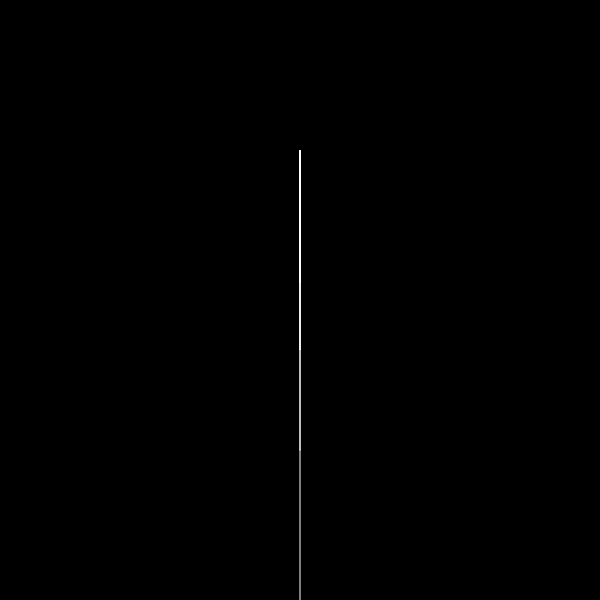
Frame 1 (no input)
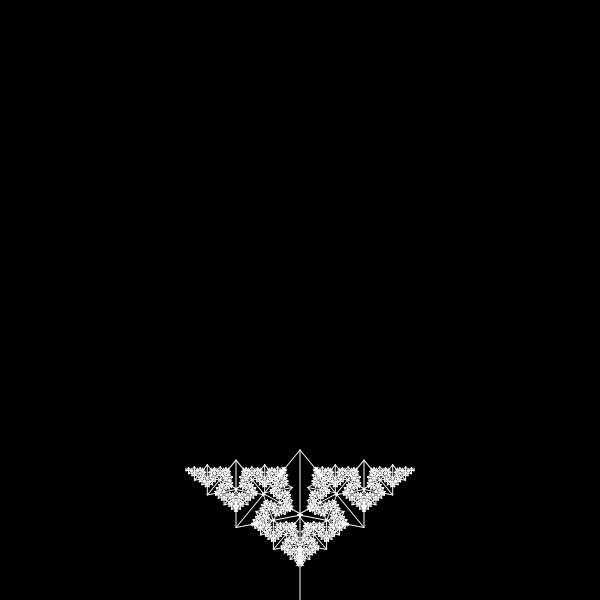
Frame 60 (no input)
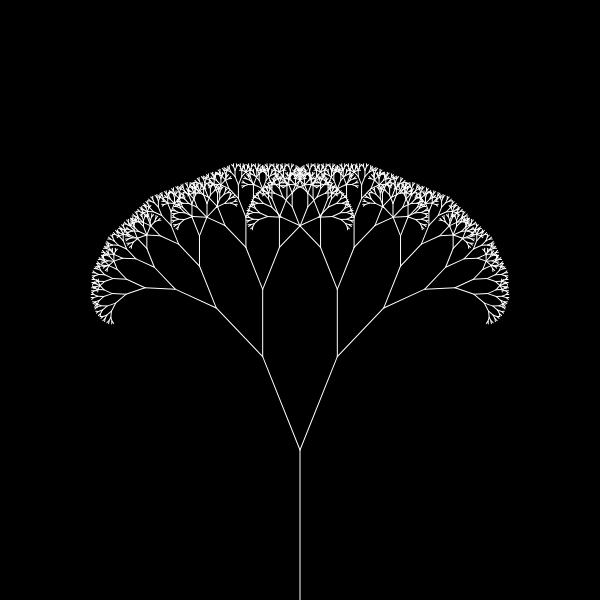
Frame 120 (the mouse pressed at the canvas centre since frame 60)

The p5.js sketch that drew these frames (run headless with seeded random() and noise() and a simulated clock; from frame 60 on, the mouse is pressed at the canvas centre):

// p5.js sketch
// ── sketch.js
//Fractal tree
//using p5.js and p5.dom.min.js
//learned from
//Daniel Shiffman
//https://youtu.be/0jjeOYMjmDU

var slider;
var angle = 0;

function setup() {
  //canvas
  createCanvas(600, 600);
  background(0);
  //HTML slider
  slider = createSlider(0, TWO_PI, PI / 4, 0.01);
  // put setup code here
}

function draw() {
  background(0);
  //translate moves 0,0 to a place you specify
  //in this case it is width / 2, height.
  //before 0,0 were the top left corner
  translate(width / 2, height);
  stroke(255);
  strokeWeight(1);
  //branches is the funcion the draws
  //the branches and keeps calling it self
  //this is called recursion
  branch(150);

  //sets angle to the value given by the slider
  // angle = slider.value();
  angle ++;
}

//recursion
//the function is calling it self over and over again
function branch(len) {
  line(0, 0, 0,  - len);
  translate(0, -len);
  //if len is less than 4 the function wont
  //call it self to prevent an infinite loop
  if (len > 4) {
    //push is saving the current translate
    push();
    rotate(angle);
    //the branches get shorter every time
    branch(len * 0.67);
    //pop goes back to the translate that we saved with push
    pop();
    //the branches get shorter every time
    push();
    rotate(-angle);
    //the branches get shorter over time
    branch(len * 0.67);
    //pop goes back to the translate that we saved with push
    pop();
  }
}
